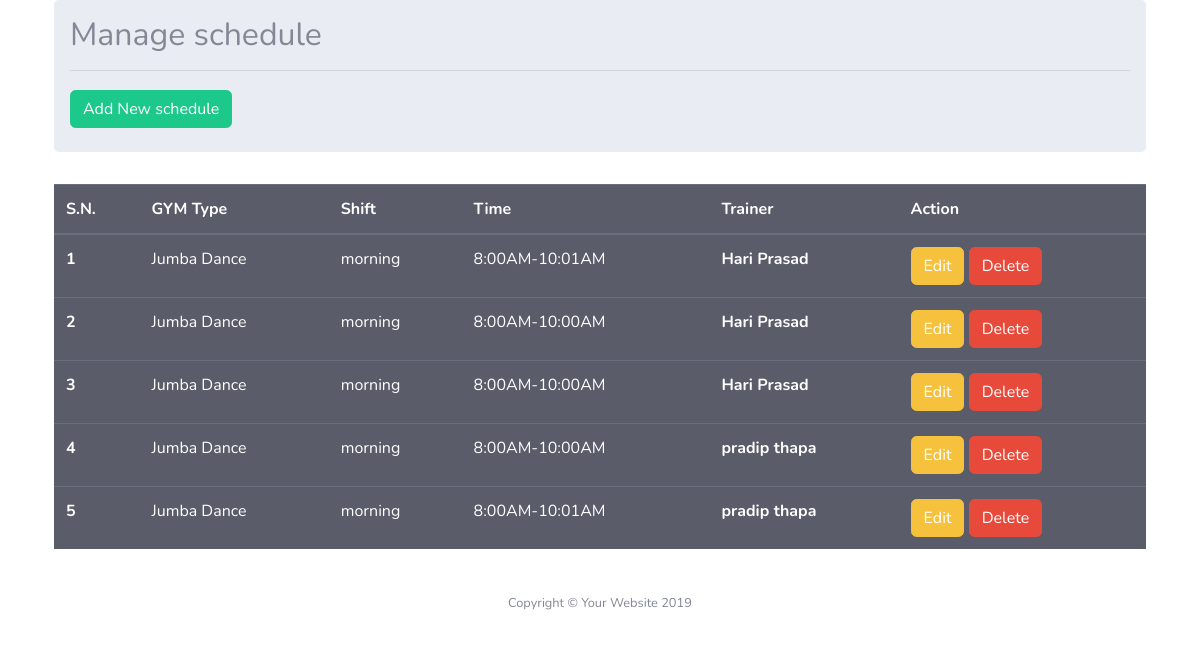
Page /GYM/schedule/1 on the committed database.
### GYM/models.py (models this page shows, shortened)
class Schedule(models.Model):
    type=models.CharField(max_length=20)
    shift=models.CharField( max_length=50,default='Moring',choices=(('morning','Moring'),('afternoon','Afternoon'),('evening','Evening')))
    time=models.CharField(max_length=20)
    trainer=models.ForeignKey(on_delete=CASCADE,to=Trainers, null=True, blank=True)
    gym = models.ForeignKey(to=GymInfromation,on_delete=CASCADE, null=True, blank=True)

class Trainers(models.Model):
    name=models.CharField(max_length=20)
    phone_regex = RegexValidator(regex=r'^\+?1?\d{9,15}$', message="Phone number must be entered in the format: '+999999999'. Up to 15 digits allowed.")
    phone_number = models.CharField(validators=[phone_regex], max_length=17, blank=True) # validators should be a list
    age=models.CharField(max_length=20)
    trainer_type=models.CharField(max_length=20)
    pic=models.ImageField(upload_to='images', null=True, blank=True)
    address=models.CharField(max_length=20)
    gym = models.ForeignKey(to=GymInfromation,on_delete=CASCADE, null=True, blank=True)
    about=models.TextField()
    def __str__(self):
        return self.name

### GYM/views.py (the view)
# urls.py: path('schedule/<int:id>',views.schedule,name='schedule'),
def schedule(request, id):
    data=Schedule.objects.all().prefetch_related().filter(gym__pk=id)
    trainers = Trainers.objects.all()
    schedule_form=ScheduleForm()
    request.session['gym_id']=id
    contex={
        'datas':data,
        'form':schedule_form,
        'trainers':trainers
    }
    return render(request,'gymadmin/schedule.html',contex)

### App/models.py (called while the page is built)
    def __str__(self):
        return self.name

### GYM/templates/gymadmin/schedule.html (shortened to what this page needs)
{% extends 'gymadmin/base.html'%}
{% block content %}
    <div class="container">
        <div class="row">
          <div class=" col md-12">
            <div class=" jumbotron p-3">
              <h2>Manage schedule<hr><button type="button" class="btn btn-success  pull-right " data-toggle="modal"
                  data-target="#myModal">Add New schedule</button></h2>
              </div>
              <table class="table table-dark">
                <thead>
                  <tr>
                    <th scope="col">S.N.</th>
                    <th scope="col">GYM Type</th>
                    <th scope="col">Shift</th>
                    <th scope="col">Time</th>
                    <th scope="col">Trainer</th>
                    <th scope="col">Action</th>
                  </tr>
                </thead>
                <tbody>
                  {% for now in datas %}
                  <tr>
                    <th> {{ forloop.counter }}</th>
                    <td>{{now.type}}</td>
                    <td>{{now.shift}}</td>
                    <td>{{now.time}}</td>
                    <th>{{now.trainer}}</th>
                    <td>
                      <a href="#" class="btn btn-warning btn-xs" data-toggle="modal"
                        data-target="#modaledit{{now.id}}">Edit</a>
                      <a href="/GYM/delete/{{ now.id }}" class="btn btn-danger btn-xs"
                        onclick="return confirm('Are You Sure For Delete?')">Delete</a>
                    </td>
                  </tr>
                  {% endfor %}
                </tbody>
              </table>
            </div>
          </div>
        </div>
    {% endblock %}

### rows in the picture
Schedule: type "Jumba Dance", shift "morning", time "8:00AM-10:01AM", trainer "Hari Prasad"
Schedule: type "Jumba Dance", shift "morning", time "8:00AM-10:00AM", trainer "Hari Prasad"
Schedule: type "Jumba Dance", shift "morning", time "8:00AM-10:00AM", trainer "Hari Prasad"
Schedule: type "Jumba Dance", shift "morning", time "8:00AM-10:00AM", trainer "pradip thapa"
Schedule: type "Jumba Dance", shift "morning", time "8:00AM-10:01AM", trainer "pradip thapa"
